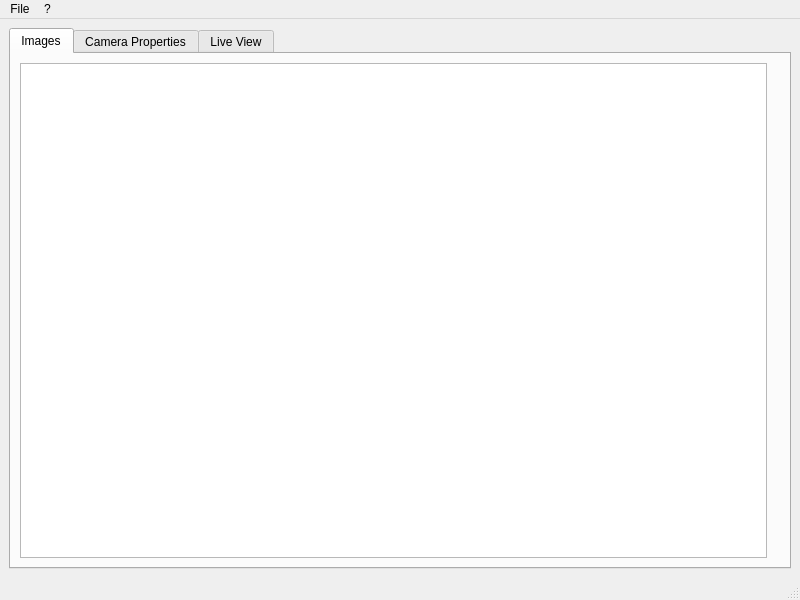
<?xml version="1.0" encoding="UTF-8"?>
<ui version="4.0">
 <class>MainWindow</class>
 <widget class="QMainWindow" name="MainWindow">
  <property name="geometry">
   <rect>
    <x>0</x>
    <y>0</y>
    <width>800</width>
    <height>600</height>
   </rect>
  </property>
  <property name="windowTitle">
   <string>MainWindow</string>
  </property>
  <widget class="QWidget" name="centralwidget">
   <layout class="QVBoxLayout" name="verticalLayout_2">
    <item>
     <widget class="QTabWidget" name="tabWidget">
      <property name="currentIndex">
       <number>0</number>
      </property>
      <widget class="QWidget" name="tabImages">
       <attribute name="title">
        <string>Images</string>
       </attribute>
       <layout class="QHBoxLayout" name="horizontalLayout_2">
        <item>
         <widget class="QTableView" name="imgTable"/>
        </item>
        <item>
         <widget class="QLabel" name="imgPreview">
          <property name="text">
           <string/>
          </property>
         </widget>
        </item>
       </layout>
      </widget>
      <widget class="QWidget" name="tabProperties">
       <attribute name="title">
        <string>Camera Properties</string>
       </attribute>
       <layout class="QVBoxLayout" name="verticalLayout">
        <item>
         <widget class="QWidget" name="widget" native="true">
          <layout class="QFormLayout" name="formLayout">
           <item row="0" column="0">
            <widget class="QLabel" name="lblModelDesc">
             <property name="text">
              <string>Model</string>
             </property>
            </widget>
           </item>
           <item row="0" column="1">
            <widget class="QLabel" name="lblModel">
             <property name="text">
              <string/>
             </property>
            </widget>
           </item>
           <item row="1" column="0">
            <widget class="QLabel" name="lblCapacityDesc">
             <property name="text">
              <string>Unused Capacity</string>
             </property>
            </widget>
           </item>
           <item row="2" column="0">
            <widget class="QLabel" name="lblConnectModeDesc">
             <property name="text">
              <string>Connection Mode</string>
             </property>
            </widget>
           </item>
           <item row="1" column="1">
            <widget class="QLabel" name="lblCapacity">
             <property name="text">
              <string/>
             </property>
            </widget>
           </item>
           <item row="2" column="1">
            <widget class="QLabel" name="lblConnectMode">
             <property name="text">
              <string/>
             </property>
            </widget>
           </item>
           <item row="3" column="0">
            <widget class="QLabel" name="lblImagesDesc">
             <property name="text">
              <string>Images</string>
             </property>
            </widget>
           </item>
           <item row="3" column="1">
            <widget class="QLabel" name="lblImages">
             <property name="text">
              <string/>
             </property>
            </widget>
           </item>
          </layout>
         </widget>
        </item>
        <item>
         <spacer name="verticalSpacer">
          <property name="orientation">
           <enum>Qt::Vertical</enum>
          </property>
          <property name="sizeHint" stdset="0">
           <size>
            <width>20</width>
            <height>345</height>
           </size>
          </property>
         </spacer>
        </item>
        <item>
         <widget class="QGroupBox" name="grpProperties">
          <property name="title">
           <string>Settings</string>
          </property>
         </widget>
        </item>
       </layout>
      </widget>
      <widget class="QWidget" name="tabLiveView">
       <attribute name="title">
        <string>Live View</string>
       </attribute>
      </widget>
     </widget>
    </item>
   </layout>
  </widget>
  <widget class="QMenuBar" name="menubar">
   <property name="geometry">
    <rect>
     <x>0</x>
     <y>0</y>
     <width>800</width>
     <height>22</height>
    </rect>
   </property>
   <widget class="QMenu" name="menuFile">
    <property name="title">
     <string>File</string>
    </property>
    <addaction name="actionQuit"/>
   </widget>
   <widget class="QMenu" name="menu">
    <property name="title">
     <string>?</string>
    </property>
    <addaction name="actionAbout"/>
   </widget>
   <addaction name="menuFile"/>
   <addaction name="menu"/>
  </widget>
  <widget class="QStatusBar" name="statusbar"/>
  <action name="actionQuit">
   <property name="text">
    <string>Quit</string>
   </property>
  </action>
  <action name="actionAbout">
   <property name="text">
    <string>About</string>
   </property>
  </action>
 </widget>
 <resources/>
 <connections/>
</ui>
